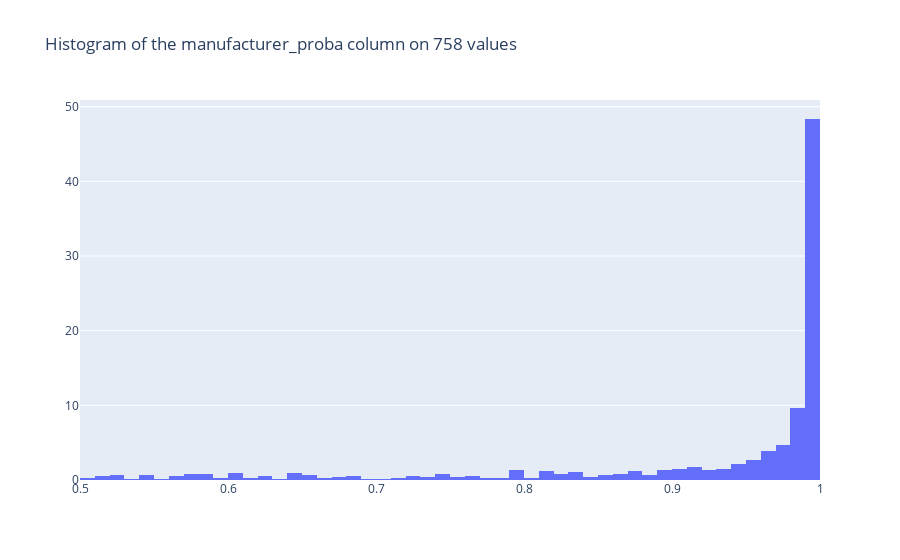

The code cell stored with this chart in its notebook:
### Code cell
plot_hist(int_airbus, 'manufacturer_proba')

### Figure 1 — Plotly figure (JSON) as saved in the notebook; plotly's stock layout.template omitted (floating-point values rounded to 4 significant figures; data arrays with more than 128 entries replaced by an {"elided": "..."} marker saying what was removed)
{"data": [{"histnorm": "percent", "type": "histogram", "x": {"elided": "758 float values"}, "xbins": {"end": 1, "size": 0.01, "start": 0}}], "layout": {"title": {"text": "Histogram of the manufacturer_proba column on 758 values"}}}
